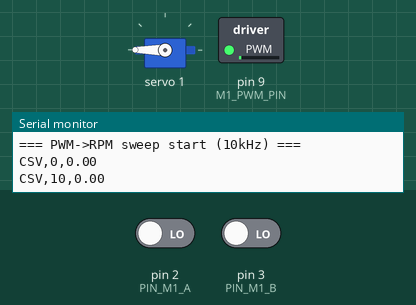
The sketch below on a simulated Arduino Uno, built with avr-gcc and run on an emulated ATmega328P. Parts: servo, switched loads named in the sketch (green lamp = pin HIGH), the last lines printed to the serial monitor. The inputs (shaded band) are chosen by the test bench; at power-on: pin 2 (PIN_M1_A) LOW, pin 3 (PIN_M1_B) LOW.

Above: at 5.0 s.
5.1 s: pin 2 (PIN_M1_A) driven HIGH
At 13.3 s:
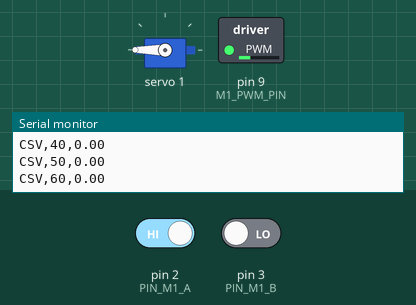
At 23.4 s:
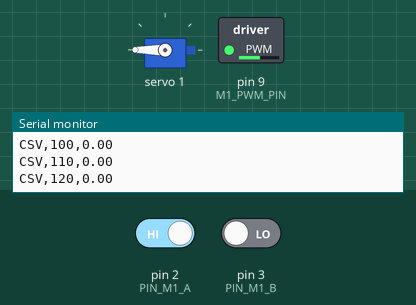
Timing chart, 0 to 26.3 s (numbered marks = the images above; inputs shaded):
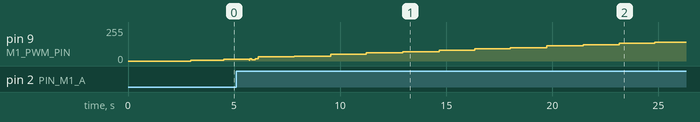

The sketch:

hall_motor_pwm_sweep.ino
```cpp
// PWM duty -> RPM 掃描測試（給 Hennkwell PK32K5SP284HE12T-027BBQ 這顆
// 測試馬達用，架構沿用 hall_encoder_feedback_test，只是這裡改成自動
// 掃描 duty 0~255，量每個 duty 穩態下的實際轉速，輸出 CSV 方便畫圖、
// 回歸算 feedforward 常數（跟車輛專案 pwm_rpm_sweep 手法一致）。
//
// PWM 頻率拉高到 10kHz（100us週期，車輛專案原本是5kHz/200us）。
//
// 輸出格式：CSV,<duty>,<rpm>（rpm 是馬達軸轉速，TICKS_PER_REV=48）
// 測完記得把 hall_encoder_feedback_test.ino 燒回去（如果還要用那個工具）。

#include <Wire.h>
#include <Adafruit_PWMServoDriver.h>

Adafruit_PWMServoDriver pwm = Adafruit_PWMServoDriver();

const uint8_t CH_M1_IN1 = 1;
const uint8_t CH_M1_IN2 = 2;
const uint8_t M1_PWM_PIN = 9;
const uint32_t PWM_PERIOD_US = 100;  // 10kHz

const uint8_t PIN_M1_A = 2;
const uint8_t PIN_M1_B = 3;

const float TICKS_PER_REV = 48.0;  // 這顆馬達的值（12PPR x 4），不是車輛專案的1550
const uint32_t SETTLE_MS = 700;
const uint32_t MEASURE_MS = 1000;
const uint8_t DUTY_STEP = 10;

volatile int32_t posM1 = 0;
volatile uint8_t stateM1 = 0;

static const int8_t QDEC_TABLE[16] = {
  0, -1, 1, 0,
  1, 0, 0, -1,
  -1, 0, 0, 1,
  0, 1, -1, 0
};

void updateQuadM1() {
  uint8_t a = digitalRead(PIN_M1_A);
  uint8_t b = digitalRead(PIN_M1_B);
  uint8_t ns = (a << 1) | b;
  posM1 += QDEC_TABLE[((stateM1 << 2) | ns) & 0x0F];
  stateM1 = ns;
}
void isrM1A() { updateQuadM1(); }
void isrM1B() { updateQuadM1(); }

uint8_t m1Duty = 0;

void setDirection(int dir) {
  if (dir > 0) {
    pwm.setPin(CH_M1_IN1, 4095);
    pwm.setPin(CH_M1_IN2, 0);
  } else if (dir < 0) {
    pwm.setPin(CH_M1_IN1, 0);
    pwm.setPin(CH_M1_IN2, 4095);
  } else {
    pwm.setPin(CH_M1_IN1, 0);
    pwm.setPin(CH_M1_IN2, 0);
  }
}

void updateMotorPWM() {
  uint32_t phase = micros() % PWM_PERIOD_US;
  uint32_t onUs = (uint32_t)m1Duty * PWM_PERIOD_US / 255;
  digitalWrite(M1_PWM_PIN, phase < onUs ? HIGH : LOW);
}

void busyWaitPWM(uint32_t ms) {
  uint32_t start = millis();
  while (millis() - start < ms) {
    updateMotorPWM();
  }
}

void setup() {
  Serial.begin(115200);
  pinMode(M1_PWM_PIN, OUTPUT);
  pinMode(PIN_M1_A, INPUT);
  pinMode(PIN_M1_B, INPUT);
  attachInterrupt(digitalPinToInterrupt(PIN_M1_A), isrM1A, CHANGE);
  attachInterrupt(digitalPinToInterrupt(PIN_M1_B), isrM1B, CHANGE);

  Wire.begin();
  pwm.begin();
  pwm.setPWMFreq(50);
  setDirection(0);

  delay(1000);
  Serial.println(F("=== PWM->RPM sweep start (10kHz) ==="));

  setDirection(1);
  for (uint16_t duty = 0; duty <= 255; duty += DUTY_STEP) {
    m1Duty = (uint8_t)duty;
    busyWaitPWM(SETTLE_MS);
    int32_t before = posM1;
    busyWaitPWM(MEASURE_MS);
    int32_t after = posM1;
    int32_t deltaTicks = after - before;
    float rpm = (deltaTicks / TICKS_PER_REV) * (60000.0f / MEASURE_MS);
    Serial.print(F("CSV,"));
    Serial.print(duty);
    Serial.print(F(","));
    Serial.println(rpm, 2);
  }
  m1Duty = 0;
  setDirection(0);

  Serial.println(F("=== sweep done ==="));
}

void loop() {
}
```
